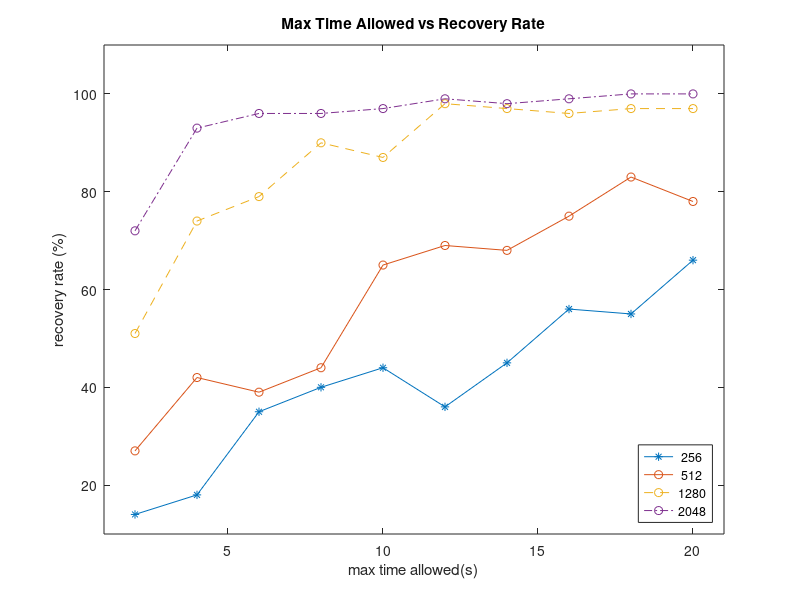

Recreate this plot in MATLAB.
clf
load('saspar_with_maxtime_test1.mat')
plottable=[1,2,5,8];
marktable={'*-','o-','x-','*--','o--','+--','*-.','o-.'};
for i=plottable
plot(MaxTimeTable,record(i,:),marktable{i})
hold on
end
xlabel('max time allowed(s)')
ylabel('recovery rate (%)')
legend(num2str(xlengthtable(plottable)'),'Location','southeast')
title('Max Time Allowed vs Recovery Rate')
xlim([1,21])
ylim([10,110])